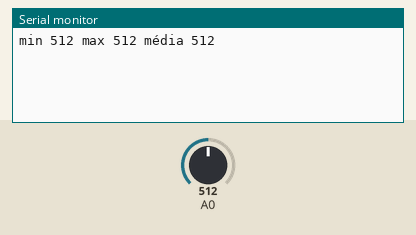
Recording of a sketch running on a simulated Arduino Uno, built with avr-gcc and run on an emulated ATmega328P. Shown: the last lines printed to the serial monitor. The inputs (shaded band) are chosen by the test bench; at power-on: A0 = 512.

Above: at 1.2 s.
1.3 s: A0 set to 716
At 2.5 s:
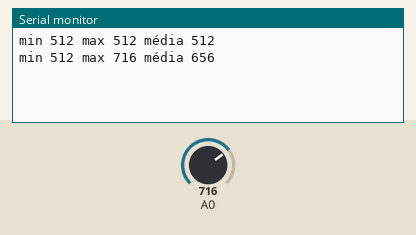
2.8 s: A0 set to 900
At 3.7 s:
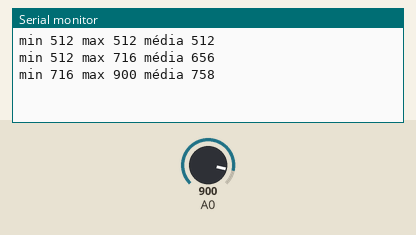
Timing chart, 0 to 5.8 s (numbered marks = the images above; inputs shaded):
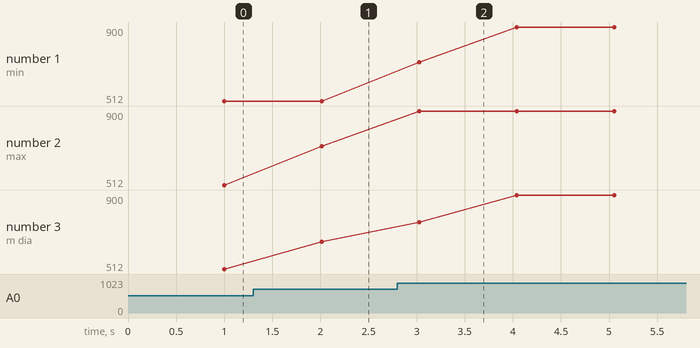

The sketch:

aula33_nivel3.ino
```cpp
// Aula 33 – Nível 3: Struct de estatísticas
// pecas: pot A0
// Um struct acumula mínimo, máximo e média de uma série de leituras
#include <Arduino.h>                           // funções do Arduino (pinMode, digitalWrite, delay...)
struct Estatistica {                           // acumula uma série de leituras
  int minimo, maximo;                          // extremos
  long soma;                                   // declara soma (long)
  int n;                                       // declara n (int)
};

void zerar(Estatistica *e) {                   // ponteiro para struct: -> acessa o campo
  e->minimo = 1023; e->maximo = 0; e->soma = 0; e->n = 0;   // valores iniciais
}

void registrar(Estatistica *e, int valor) {    // inclui uma leitura nas estatísticas
  if (valor < e->minimo) e->minimo = valor;    // novo mínimo
  if (valor > e->maximo) e->maximo = valor;    // novo máximo
  e->soma += valor;                            // acumula
  e->n++;                                      // conta a leitura
}

Estatistica est;                               // variável do tipo struct

void setup() {                                 // roda uma vez, quando a placa liga
  Serial.begin(9600);                          // abre o Monitor Serial a 9600 baud
  zerar(&est);                                 // prepara para um novo bloco de leituras
}

void loop() {                                  // repete para sempre
  registrar(&est, analogRead(A0));             // registra uma leitura
  if (est.n == 100) {                          // a cada 100 leituras, relatório
    Serial.print("min "); Serial.print(est.minimo);   // envia o texto ao Monitor Serial
    Serial.print(" max "); Serial.print(est.maximo);   // envia o texto ao Monitor Serial
    Serial.print(" média "); Serial.println(est.soma / est.n);   // envia o texto ao Monitor Serial
    zerar(&est);                               // prepara para um novo bloco de leituras
  }
  delay(10);                                   // espera 10 ms
}
```

Measured:
- after the input at 1.3 s, the serial monitor: prints a new line after 0.71 s (image 1)
- after the input at 2.8 s, the serial monitor: prints a new line after 0.23 s (image 2)
- plotted number 1: 512 → 900 after the input at 2.8 s
- plotted number 2: 512 → 716 after the input at 1.3 s, 716 → 900 after the input at 2.8 s
- plotted number 3: 512 → 656 after the input at 1.3 s, 656 → 900 after the input at 2.8 s
